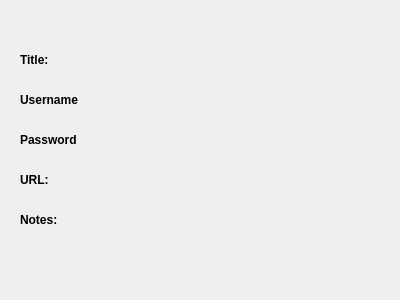
<?xml version="1.0" encoding="UTF-8"?>
<ui version="4.0">
 <class>PasswordDetailsDialog</class>
 <widget class="QDialog" name="PasswordDetailsDialog">
  <property name="geometry">
   <rect>
    <x>0</x>
    <y>0</y>
    <width>400</width>
    <height>300</height>
   </rect>
  </property>
  <property name="windowTitle">
   <string>Dialog</string>
  </property>
  <widget class="QLabel" name="titleLabel">
   <property name="geometry">
    <rect>
     <x>20</x>
     <y>50</y>
     <width>100</width>
     <height>20</height>
    </rect>
   </property>
   <property name="font">
    <font>
     <weight>75</weight>
     <bold>true</bold>
    </font>
   </property>
   <property name="text">
    <string>Title:</string>
   </property>
  </widget>
  <widget class="QLabel" name="usernameLabel">
   <property name="geometry">
    <rect>
     <x>20</x>
     <y>90</y>
     <width>100</width>
     <height>20</height>
    </rect>
   </property>
   <property name="font">
    <font>
     <weight>75</weight>
     <bold>true</bold>
    </font>
   </property>
   <property name="text">
    <string>Username</string>
   </property>
  </widget>
  <widget class="QLabel" name="passwordLabel">
   <property name="geometry">
    <rect>
     <x>20</x>
     <y>130</y>
     <width>100</width>
     <height>20</height>
    </rect>
   </property>
   <property name="font">
    <font>
     <weight>75</weight>
     <bold>true</bold>
    </font>
   </property>
   <property name="text">
    <string>Password</string>
   </property>
  </widget>
  <widget class="QLabel" name="urlLabel">
   <property name="geometry">
    <rect>
     <x>20</x>
     <y>170</y>
     <width>100</width>
     <height>20</height>
    </rect>
   </property>
   <property name="font">
    <font>
     <weight>75</weight>
     <bold>true</bold>
    </font>
   </property>
   <property name="text">
    <string>URL:</string>
   </property>
  </widget>
  <widget class="QLabel" name="notesLabel">
   <property name="geometry">
    <rect>
     <x>20</x>
     <y>210</y>
     <width>100</width>
     <height>20</height>
    </rect>
   </property>
   <property name="font">
    <font>
     <weight>75</weight>
     <bold>true</bold>
    </font>
   </property>
   <property name="text">
    <string>Notes:</string>
   </property>
  </widget>
  <widget class="QLabel" name="title">
   <property name="geometry">
    <rect>
     <x>120</x>
     <y>50</y>
     <width>131</width>
     <height>20</height>
    </rect>
   </property>
   <property name="text">
    <string/>
   </property>
  </widget>
  <widget class="QLabel" name="username">
   <property name="geometry">
    <rect>
     <x>120</x>
     <y>90</y>
     <width>131</width>
     <height>20</height>
    </rect>
   </property>
   <property name="text">
    <string/>
   </property>
  </widget>
  <widget class="QLabel" name="password">
   <property name="geometry">
    <rect>
     <x>120</x>
     <y>130</y>
     <width>131</width>
     <height>20</height>
    </rect>
   </property>
   <property name="text">
    <string/>
   </property>
  </widget>
  <widget class="QLabel" name="url">
   <property name="geometry">
    <rect>
     <x>120</x>
     <y>170</y>
     <width>131</width>
     <height>20</height>
    </rect>
   </property>
   <property name="text">
    <string/>
   </property>
  </widget>
  <widget class="QLabel" name="notes">
   <property name="geometry">
    <rect>
     <x>120</x>
     <y>210</y>
     <width>131</width>
     <height>20</height>
    </rect>
   </property>
   <property name="text">
    <string/>
   </property>
  </widget>
 </widget>
 <resources/>
 <connections/>
</ui>
